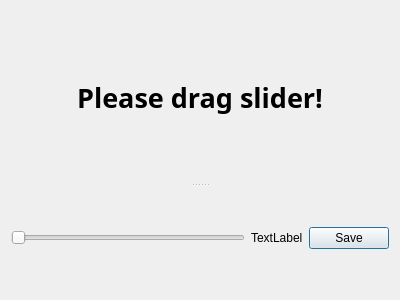
<?xml version="1.0" encoding="UTF-8"?>
<ui version="4.0">
 <class>addResult</class>
 <widget class="QDialog" name="addResult">
  <property name="geometry">
   <rect>
    <x>0</x>
    <y>0</y>
    <width>400</width>
    <height>300</height>
   </rect>
  </property>
  <property name="windowTitle">
   <string>Dialog</string>
  </property>
  <layout class="QVBoxLayout" name="verticalLayout">
   <item>
    <widget class="QSplitter" name="splitter">
     <property name="orientation">
      <enum>Qt::Vertical</enum>
     </property>
     <widget class="QLabel" name="addResultImageLabel">
      <property name="font">
       <font>
        <family>Arial Rounded MT Bold</family>
        <pointsize>20</pointsize>
        <weight>75</weight>
        <bold>true</bold>
       </font>
      </property>
      <property name="text">
       <string>Please drag slider!</string>
      </property>
      <property name="alignment">
       <set>Qt::AlignCenter</set>
      </property>
     </widget>
     <widget class="QWidget" name="">
      <layout class="QHBoxLayout" name="horizontalLayout">
       <item>
        <widget class="QSlider" name="valueSlider">
         <property name="orientation">
          <enum>Qt::Horizontal</enum>
         </property>
        </widget>
       </item>
       <item>
        <widget class="QLabel" name="numberLabel">
         <property name="text">
          <string>TextLabel</string>
         </property>
        </widget>
       </item>
       <item>
        <widget class="QPushButton" name="saveButton">
         <property name="text">
          <string>Save</string>
         </property>
        </widget>
       </item>
      </layout>
     </widget>
    </widget>
   </item>
  </layout>
 </widget>
 <resources/>
 <connections/>
</ui>
